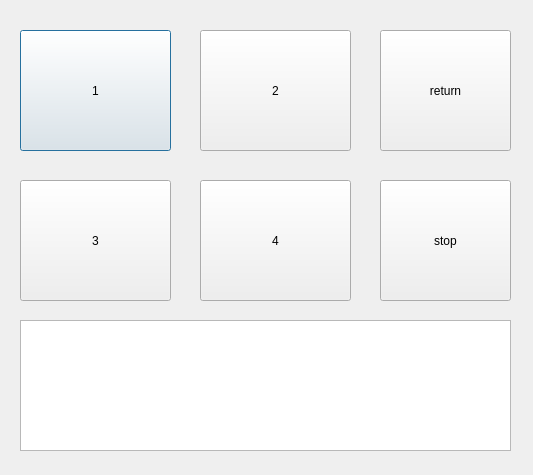
<?xml version="1.0" encoding="UTF-8"?>
<ui version="4.0">
 <class>Dialog</class>
 <widget class="QDialog" name="Dialog">
  <property name="geometry">
   <rect>
    <x>0</x>
    <y>0</y>
    <width>533</width>
    <height>475</height>
   </rect>
  </property>
  <property name="cursor">
   <cursorShape>ArrowCursor</cursorShape>
  </property>
  <property name="mouseTracking">
   <bool>false</bool>
  </property>
  <property name="windowTitle">
   <string>서빙 로봇 제어</string>
  </property>
  <widget class="QPushButton" name="section1_button">
   <property name="geometry">
    <rect>
     <x>20</x>
     <y>30</y>
     <width>151</width>
     <height>121</height>
    </rect>
   </property>
   <property name="cursor">
    <cursorShape>PointingHandCursor</cursorShape>
   </property>
   <property name="text">
    <string>1</string>
   </property>
   <property name="iconSize">
    <size>
     <width>80</width>
     <height>80</height>
    </size>
   </property>
   <property name="checkable">
    <bool>false</bool>
   </property>
  </widget>
  <widget class="QPushButton" name="section2_button">
   <property name="geometry">
    <rect>
     <x>200</x>
     <y>30</y>
     <width>151</width>
     <height>121</height>
    </rect>
   </property>
   <property name="cursor">
    <cursorShape>PointingHandCursor</cursorShape>
   </property>
   <property name="text">
    <string>2</string>
   </property>
   <property name="iconSize">
    <size>
     <width>80</width>
     <height>80</height>
    </size>
   </property>
   <property name="checkable">
    <bool>false</bool>
   </property>
  </widget>
  <widget class="QPushButton" name="section3_button">
   <property name="geometry">
    <rect>
     <x>20</x>
     <y>180</y>
     <width>151</width>
     <height>121</height>
    </rect>
   </property>
   <property name="cursor">
    <cursorShape>PointingHandCursor</cursorShape>
   </property>
   <property name="text">
    <string>3</string>
   </property>
   <property name="iconSize">
    <size>
     <width>80</width>
     <height>80</height>
    </size>
   </property>
   <property name="checkable">
    <bool>false</bool>
   </property>
  </widget>
  <widget class="QPushButton" name="section4_button">
   <property name="geometry">
    <rect>
     <x>200</x>
     <y>180</y>
     <width>151</width>
     <height>121</height>
    </rect>
   </property>
   <property name="cursor">
    <cursorShape>PointingHandCursor</cursorShape>
   </property>
   <property name="text">
    <string>4</string>
   </property>
   <property name="iconSize">
    <size>
     <width>80</width>
     <height>80</height>
    </size>
   </property>
   <property name="checkable">
    <bool>false</bool>
   </property>
  </widget>
  <widget class="QPushButton" name="start_button">
   <property name="geometry">
    <rect>
     <x>380</x>
     <y>30</y>
     <width>131</width>
     <height>121</height>
    </rect>
   </property>
   <property name="cursor">
    <cursorShape>PointingHandCursor</cursorShape>
   </property>
   <property name="text">
    <string>return</string>
   </property>
   <property name="icon">
    <iconset>
     <normaloff>../../../../Downloads/icon/free-icon-return-15821490.png</normaloff>../../../../Downloads/icon/free-icon-return-15821490.png</iconset>
   </property>
   <property name="iconSize">
    <size>
     <width>80</width>
     <height>100</height>
    </size>
   </property>
  </widget>
  <widget class="QTextEdit" name="message_display">
   <property name="geometry">
    <rect>
     <x>20</x>
     <y>320</y>
     <width>491</width>
     <height>131</height>
    </rect>
   </property>
   <property name="cursor" stdset="0">
    <cursorShape>ArrowCursor</cursorShape>
   </property>
   <property name="readOnly">
    <bool>true</bool>
   </property>
   <property name="html">
    <string>&lt;!DOCTYPE HTML PUBLIC &quot;-//W3C//DTD HTML 4.0//EN&quot; &quot;http://www.w3.org/TR/REC-html40/strict.dtd&quot;&gt;
&lt;html&gt;&lt;head&gt;&lt;meta name=&quot;qrichtext&quot; content=&quot;1&quot; /&gt;&lt;style type=&quot;text/css&quot;&gt;
p, li { white-space: pre-wrap; }
&lt;/style&gt;&lt;/head&gt;&lt;body style=&quot; font-family:'Ubuntu'; font-size:11pt; font-weight:400; font-style:normal;&quot;&gt;
&lt;p style=&quot;-qt-paragraph-type:empty; margin-top:0px; margin-bottom:0px; margin-left:0px; margin-right:0px; -qt-block-indent:0; text-indent:0px;&quot;&gt;&lt;br /&gt;&lt;/p&gt;&lt;/body&gt;&lt;/html&gt;</string>
   </property>
  </widget>
  <widget class="QPushButton" name="stop_button">
   <property name="geometry">
    <rect>
     <x>380</x>
     <y>180</y>
     <width>131</width>
     <height>121</height>
    </rect>
   </property>
   <property name="text">
    <string>stop</string>
   </property>
  </widget>
 </widget>
 <resources/>
 <connections/>
</ui>
